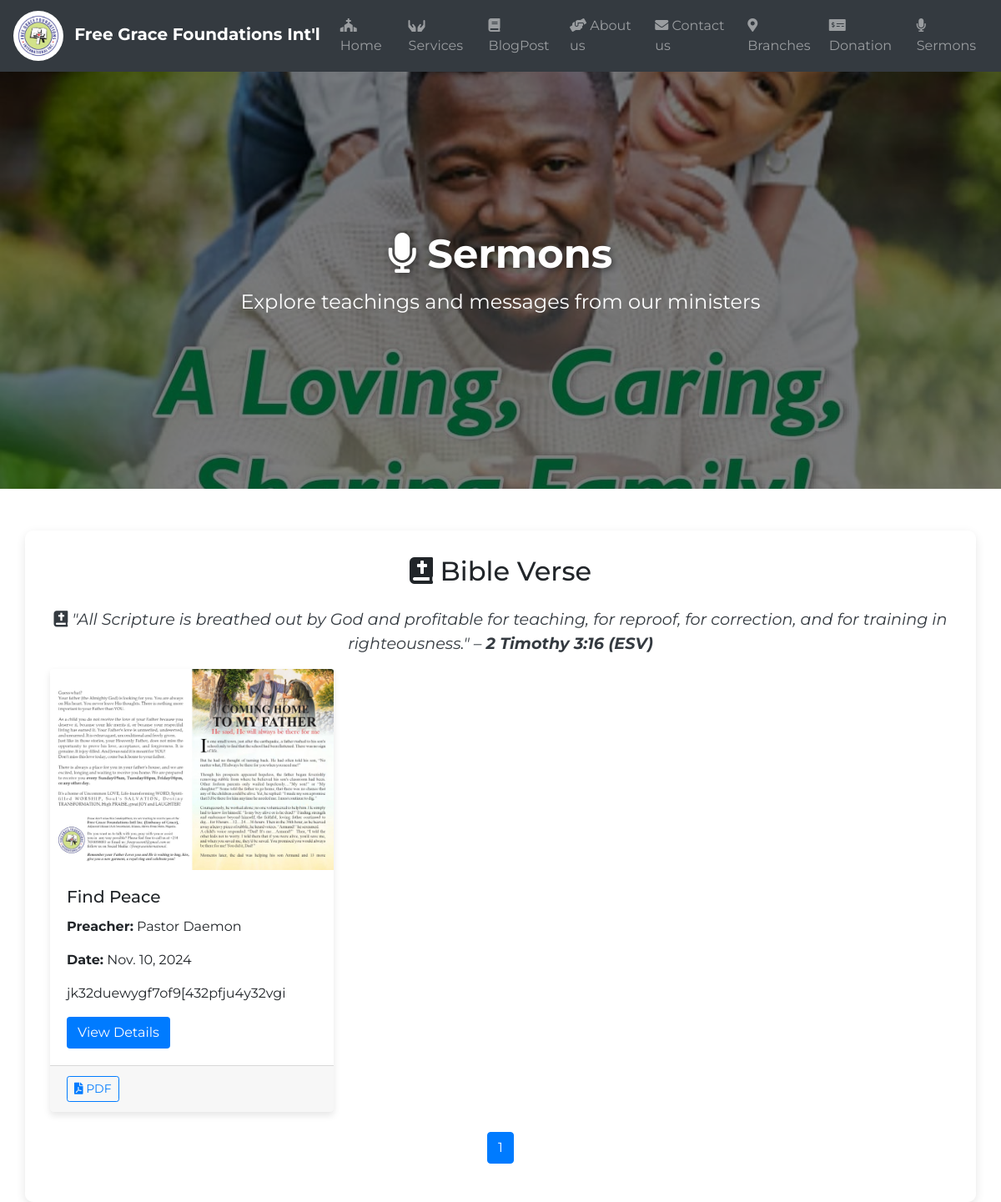
The app's page /sermons/ with its own data.
### church/models.py (models this page shows, shortened)
class Sermon(models.Model):
    title = models.CharField(max_length=200)
    preacher = models.CharField(max_length=100)
    date_preached = models.DateField()
    description = models.TextField()
    pdf_file = models.FileField(upload_to='pdfs/', null=True, blank=True)
    audio_file = models.FileField(upload_to='audio/', null=True, blank=True)
    video_file = models.FileField(upload_to='videos/', null=True, blank=True)
    posted_by = models.ForeignKey(User, on_delete=models.SET_NULL, null=True, blank=True)
    created_at = models.DateTimeField(auto_now_add=True)
    slug = models.SlugField(max_length=200, unique=True, blank=True)
    poster = models.ImageField(upload_to='images/', blank=True, null=True)
    class Meta:
        verbose_name_plural = 'Sermons'

### church/views.py (the view)
# urls.py: path('sermons/', views.sermon_list, name='sermons'),
def sermon_list(request):
    sermons = Sermon.objects.all().order_by('-date_preached')
    paginator = Paginator(sermons, 9)  # 9 posts per page
    page_number = request.GET.get('page')  # Get the page number from the request
    page_obj = paginator.get_page(page_number)  # Get the page object for the current page
    context = {
        'page_obj': page_obj,  # Pass the page object to the template
    }
    return render(request, 'church/sermon_list.html', context)

### church/context_processors.py (called while the page is built)
def navbar_context(request):
    today = timezone.now().date()
    blog_post_today_count = BlogPost.objects.filter(date_posted=today).count()
    return {'blog_post_today_count': blog_post_today_count}

def sermon_context(request):
    today = date.today()
    sermon_today_count = Sermon.objects.filter(created_at__gte=today).count()
    return {'sermon_today_count': sermon_today_count}

### church/templates/church/sermon_list.html (shortened to what this page needs)
<!DOCTYPE html>
{% load static %}
<html lang="en">
<head>
    <link href="https://stackpath.bootstrapcdn.com/bootstrap/4.5.2/css/bootstrap.min.css" rel="stylesheet">
    <link href="https://cdnjs.cloudflare.com/ajax/libs/font-awesome/5.15.3/css/all.min.css" rel="stylesheet">
    <link href="https://cdn.jsdelivr.net/npm/aos@2.3.4/dist/aos.css" rel="stylesheet">
</head>
<body>
    {% include 'nav.html' %}
    <div class="header-overlay">
        <div class="overlay-content" data-aos="fade-down" data-aos-duration="1000">
            <h1><i class="fas fa-microphone"></i> Sermons</h1>
            <p>Explore teachings and messages from our ministers</p>
        </div>
    </div>
    <div class="container">
        <h2 class="text-center mb-4"><i class="fas fa-bible"></i> Bible Verse</h2>
        <p class="bible-text text-center"><i class="fas fa-bible"></i> "All Scripture is breathed out by God and profitable for teaching, for reproof, for correction, and for training in righteousness." – <strong>2 Timothy 3:16 (ESV)</strong></p>
        <div class="row">
            {% for sermon in page_obj %}
            <div class="col-md-4 sermon-card" data-aos="zoom-in" data-aos-delay="100">
                <div class="card h-100">
                    {% if sermon.poster %}
                            <img src="{{ sermon.poster.url }}" class="card-img-top" alt="{{ related_sermon.title }}">
                            {% if sermon_today_count > 0 %}
                                <span class="badge">{{ sermon_today_count }}</span>
                            {% endif%}</a>
                        {% else %}
                            <img src="{% static 'church/slide.jpg' %}" class="card-img-top" alt="Default Image">
                    {% endif %}
                    <div class="card-body">
                        <h5 class="card-title">{{ sermon.title|title }}</h5>
                        <p><strong>Preacher:</strong> {{ sermon.preacher|title }}</p>
                        <p><strong>Date:</strong> {{ sermon.date_preached }}</p>
                        <p>{{ sermon.description|truncatewords:15 }}</p>
                        <a href="{% url 'sermon-detail' sermon.slug %}" class="btn btn-view-details">View Details</a>
                    </div>
                    <div class="card-footer">
                        {% if sermon.pdf_file %}
                            <a href="{{ sermon.pdf_file.url }}" class="btn btn-sm btn-outline-primary"><i class="fas fa-file-pdf"></i> PDF</a>
                        {% endif %}
                    </div>
                </div>
            </div>
            {% endfor %}
        </div>
        <div class="d-flex justify-content-center mt-4">
            <nav aria-label="Sermon page navigation">
                <ul class="pagination">
                    <li class="page-item active"><span class="page-link">{{ page_obj.number }}</span></li>
                </ul>
            </nav>
        </div>
    </div>
</body>
</html>

### records on screen
Sermon: title "Find Peace", preacher "Pastor Daemon", date_preached "Nov. 10, 2024", description "jk32duewygf7of9[432pfju4y32vgi"

### other values on screen
{{ page_obj.number }} "1"
